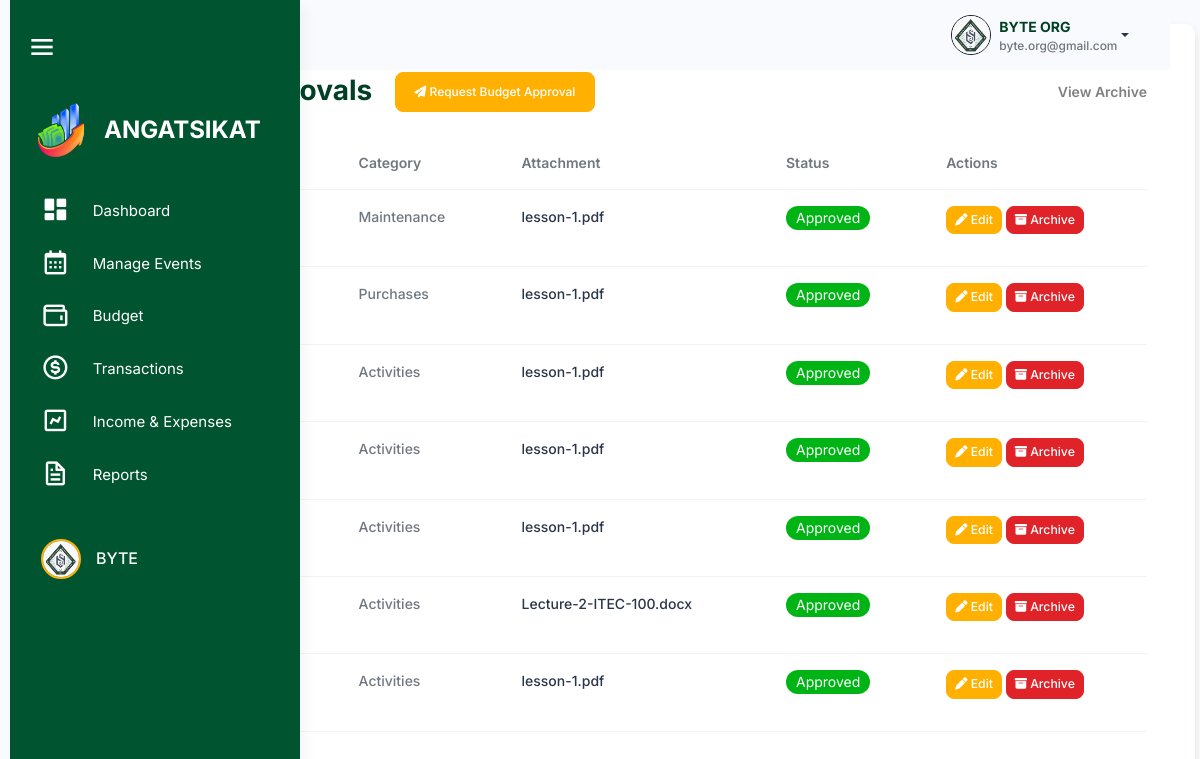
The page /src/budget_management/budget_approval_table.php (signed in) on the database as committed earlier.
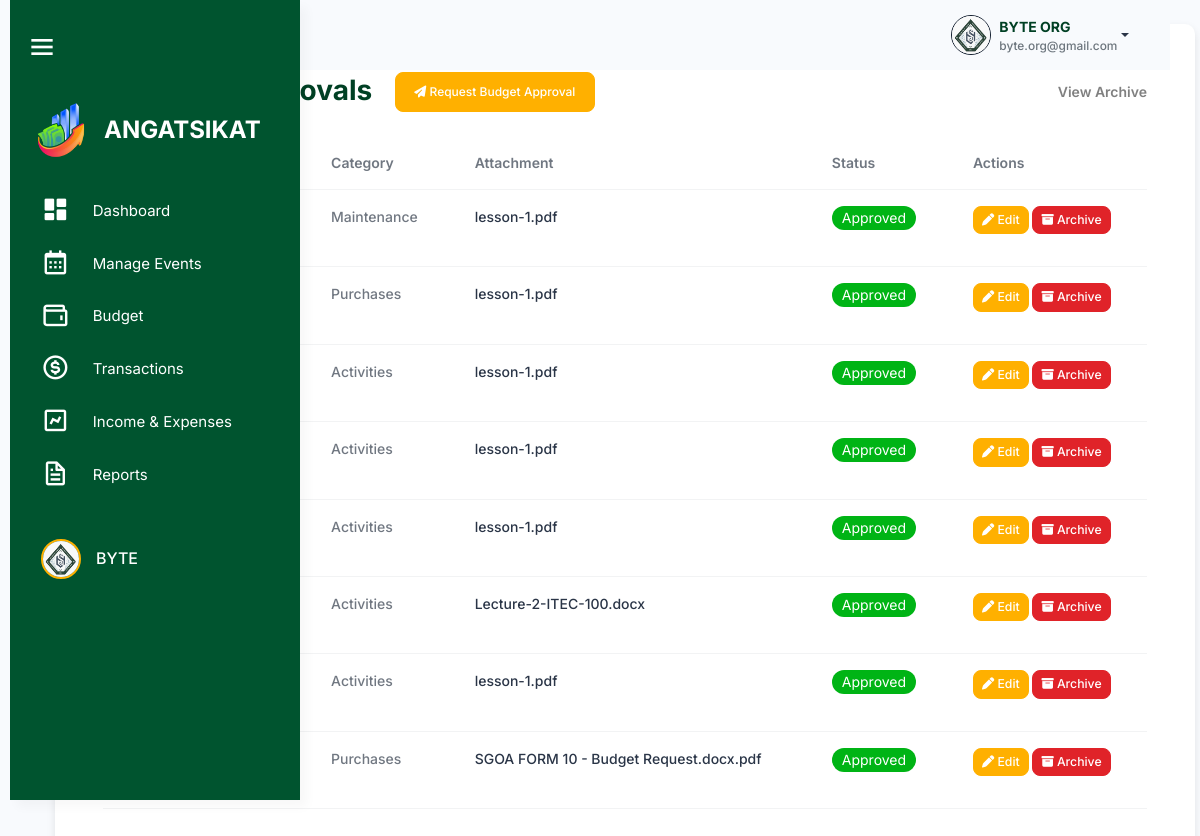
The same page on the database as committed later.
### tables this page shows
CREATE TABLE `budget_approvals` (
  `approval_id` int(11) NOT NULL,
  `title` varchar(255) NOT NULL,
  `category` varchar(255) NOT NULL,
  `attachment` varchar(255) DEFAULT NULL,
  `status` enum('Pending','Approved','Disapproved') DEFAULT 'Pending',
  `organization_id` int(11) NOT NULL,
  `created_at` timestamp NOT NULL DEFAULT current_timestamp(),
  `archived` tinyint(1) DEFAULT 0
);

### src/session_check.php (called while the page is built, shortened)
<?php
$organization_id = $_SESSION['organization_id'];
?>

### src/budget_management/budget_approval_table.php (the view, shortened to what the changed rows need)
<?php
include '../connection.php';
include '../session_check.php';
?>
<!DOCTYPE html>
<html lang="en">
<head>
<link rel="stylesheet" href="https://cdn.jsdelivr.net/npm/bootstrap@5.3.0/dist/css/bootstrap.min.css">
<link rel="stylesheet" href="https://cdn.datatables.net/1.13.6/css/dataTables.bootstrap5.min.css">
<link rel="stylesheet" href="../assets/css/styles.min.css">
<link rel="stylesheet" href="../html/sidebar.css">
<link rel="stylesheet" href="../budget_management/css/budget.css">
<link href="https://unpkg.com/boxicons@2.1.4/css/boxicons.min.css" rel="stylesheet">
<link rel="stylesheet" href="https://cdnjs.cloudflare.com/ajax/libs/font-awesome/6.6.0/css/all.min.css">
</head>
<body>
    <div class="page-wrapper" id="main-wrapper" data-layout="vertical" data-navbarbg="skin6" data-sidebartype="full"
        data-sidebar-position="fixed" data-header-position="fixed">
        <div class="body-wrapper">
            <div class="container mt-4 p-5">
                <h2 class="mb-4 d-flex align-items-center justify-content-between">
                    <div>
                        <span class="text-warning fw-bold me-2">|</span> Budget Approvals
                        <button type="button" class="btn btn-primary ms-3" data-bs-toggle="modal"
                            data-bs-target="#budgetApprovalModal"
                            style="height: 40px; width: 200px; border-radius: 8px; font-size: 12px;">
                            <i class="fa-solid fa-paper-plane"></i> Request Budget Approval
                        </button>
                    </div>
                    <a href="budget_approvals_archive.php" class="text-gray text-decoration-none fw-bold"
                    style="font-size: 14px;">
                        View Archive
                    </a>
                </h2>
                <table id="budgetApprovalsTable" class="table mt-4">
                    <thead>
                        <tr>
                            <th>Title</th>
                            <th>Category</th>
                            <th>Attachment</th>
                            <th>Status</th>
                            <th>Actions</th>
                        </tr>
                    </thead>
                    <tbody>
                        <?php
                    $approvalsQuery = "SELECT * FROM budget_approvals WHERE organization_id = $organization_id AND archived = 0";
                    $approvalsResult = mysqli_query($conn, $approvalsQuery);
                    while ($row = mysqli_fetch_assoc($approvalsResult)) {
                        ?>
                        <tr>
                            <td>
                            </td>
                            <td>
                                <?php echo ucfirst($row['category']); ?>
                            </td>
                            <td><a href="uploads/<?php echo $row['attachment']; ?>"
                                    class='link-offset-2 link-underline link-underline-opacity-0' target="_blank">
                                    <?php echo $row['attachment']; ?>
                                </a></td>
                            <td>
                                <?php
                                if ($row['status'] == 'Pending') {
                                    echo " <span class='badge rounded-pill pending'> ";
                                } else if ($row['status'] == 'Approved') {
                                    echo " <span class='badge rounded-pill approved'> ";
                                } else if ($row['status'] == 'Disapproved') {
                                    echo " <span class='badge rounded-pill disapproved'> ";
                                }
                                echo ucfirst($row['status']);
                                ?>
                                </span>
                            </td>
                            <td>
                                <button class='btn btn-primary btn-sm edit-btn mb-3' data-bs-toggle='modal'
                                    data-bs-target='#editBudgetApprovalModal'
                                    data-id="<?php echo $row['approval_id']; ?>"><i class='fa-solid fa-pen'></i> Edit
                                </button>
                                <button class='btn btn-danger btn-sm archive-btn mb-3'
                                    data-id="<?php echo $row['approval_id']; ?>"><i class='fa-solid fa-box-archive'></i>
                                    Archive</button>
                            </td>
                        </tr>
                        <?php
                    }
                    ?>
                    </tbody>
                </table>
            </div>
        </div>
    </div>
</body>
</html>

Rows that differ between the two databases and show on the page:
added budget_approvals: category "Purchases", attachment "SGOA FORM 10 - Budget Request.docx.pdf", status "Approved"
